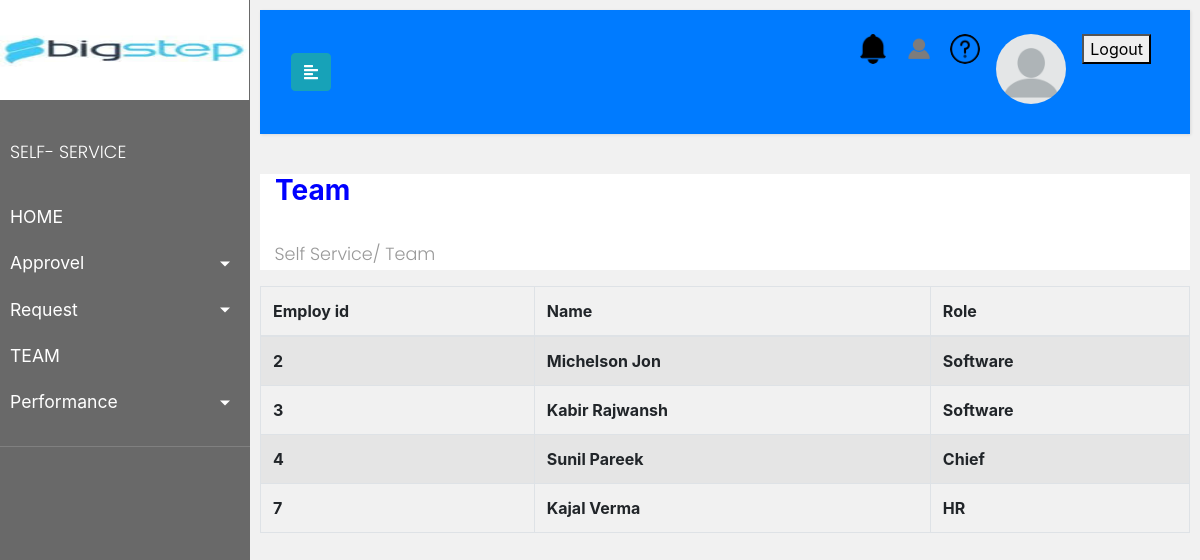
The app's page /Views/Team.php (signed in) with its own data.
### tables this page shows
CREATE TABLE `users_data` (
  `First_Name` varchar(25) NOT NULL,
  `Last_Name` varchar(25) NOT NULL,
  `Username` varchar(25) NOT NULL,
  `Father_Name` varchar(30) NOT NULL,
  `Mother_Name` varchar(30) NOT NULL,
  `City` varchar(20) NOT NULL,
  `State` varchar(20) NOT NULL,
  `Zip` int NOT NULL,
  `Mentor_Name` varchar(30) NOT NULL,
  `Email` varchar(40) NOT NULL,
  `Password` varchar(60) NOT NULL,
  `E_id` int NOT NULL,
  `M_id` int NOT NULL,
  `D_O_B` date NOT NULL,
  `D_O_J` date NOT NULL,
  `Gender` varchar(8) NOT NULL,
  `Role` varchar(15) NOT NULL,
  `Photo` blob NOT NULL,
  `Category` varchar(50) NOT NULL
);

### Views/Team.php (the view, shortened to what this page needs)
<!DOCTYPE html>
<html>
<head>
    <link rel="stylesheet" href="https://stackpath.bootstrapcdn.com/bootstrap/4.1.0/css/bootstrap.min.css"
>
    <link rel="stylesheet" href="../assests/css/toggle.css">
</head>
<body style="background: #f1f1f1;">
    <div class="wrapper">
        <nav id="sidebar">
            <h3><img src="../assests/images/bigstep.jpeg" style="width:249px;height:100px;" alt="Italian Trulli"></h3>
            <ul class="list-unstyled components">
                <p>SELF- SERVICE</p>
                <li>
                    <a href="toggle1.php" style="color:white;">HOME</a>
                </li>
                <li class="active">
                    <a href="#homeSubmenu" data-toggle="collapse" aria-expanded="false"
                        class="dropdown-toggle">Approvel</a>
                </li>
                <li>
                    <a href="#pageSubmenu" data-toggle="collapse" aria-expanded="false"
                        class="dropdown-toggle" style="color:white;">Request</a>
                        </li>
                    </ul>
                <li>
                    <a href="Team.php" style="color:white;">TEAM</a>
                </li>
                <li>
                    <a href="#pageSubmenu" data-toggle="collapse" aria-expanded="false"
                        class="dropdown-toggle" style="color:white;">Performance</a>
                </li>
        </nav>
        <div id="content">
            <nav class="navbar navbar-expand-lg py-3 navbar-light bg-primary">
                <div class="container-fluid">
                    <button type="button" id="sidebarCollapse" class="btn btn-info">
                        <i class="fas fa-align-left"></i>
                    </button>
                    <div class="collapse navbar-collapse" id="navbarSupportedContent">
                        <ul class="nav navbar-nav ml-auto">
                            <li class="nav-item active">
                                <a class="nav-link" href="#"><div class="user1" style="background-image:url('../assests/images/sound-bell.png')"></div></a>
                            </li>
                            <li class="nav-item">
                                <a class="nav-link" href="search.php"><div class="user1" style="background-image:url('../assests/images/profile-icon.png')"></div></a>
                            </li>
                            <li class="nav-item">
                                <a class="nav-link" href="../assests/images/help.png"><div class="user1" style="background-image:url('../assests/images/help.png')"></div></a>
                            </li>
                            <li class="nav-item">
                                <a class="nav-link" href="profie.php"><div class="user" style="background-image:url('../assests/images/profile-image1.png')"></div>
</a>
                            </li>
                             <li class="nav-item">
                                <a class="nav-link" href="logout.php"> <button type="submit"  name="button2">Logout</button></a>
                            </li>
                        </ul>
                    </div>
                </div>
            </nav>
            <div style="background-color: white">
<h3 style="color:blue;">&nbsp;&nbsp;<b>Team<b></b></h3><br>
<p>&nbsp;&nbsp;&nbsp;Self Service/&nbsp;Team</p>
</div>
<?php
if(isset($_SESSION['id'])){
  $id=$_SESSION['id'];
  require 'database.php';
  $sqlls = "SELECT M_id FROM users_data WHERE E_id='$id'";
      $results = $conn->query($sqlls);
      $row = $results->fetch_assoc();
      $mentor=$row["M_id"];
    $limit = 10;
    if (isset($_GET["page"])) {
        $page  = $_GET["page"];
        }
        else{
        $page=1;
        };
    $start_from = ($page-1) * $limit;
    $result = mysqli_query($conn,"SELECT * FROM users_data WHERE M_id='$mentor' LIMIT $start_from, $limit");
   }
?>
<!DOCTYPE html>
<html lang="en">
<head>
  <link rel="stylesheet" href="https://maxcdn.bootstrapcdn.com/bootstrap/4.0.0/css/bootstrap.min.css">
</head>
<body>
<table class="table table-bordered table-striped">
<thead>
<tr>
<th>Employ id</th>
<th>Name</th>
 <th>Role</th>
</tr>
<thead>
<tbody>
<?php
while ($row = mysqli_fetch_array($result)) {
?>
            <tr>
				<td><?php echo $row["E_id"]; ?></td>
				<td><?php echo $row["First_Name"]." ".$row["Last_Name"]; ?></td>
				<td><?php echo $row["Role"]; ?></td>
            </tr>
<?php
};
?>
</tbody>
</table>
</body>
</html>
</div>
    </div>
</body>
</html>

### assests/css/toggle.css (style rules this page uses)
body { font-family: 'Poppins', sans-serif; background: #fafafa; }
p { font-family: 'Poppins', sans-serif; font-size: 1.1em; font-weight: 300; line-height: 1.7em; color: #999; }
a, a:hover, a:focus { color: inherit; text-decoration: none; transition: all 0.3s; }
.navbar { padding: 15px 10px; background: #fff; border: none; border-radius: 0; margin-bottom: 40px; box-shadow: 1px 1px 3px rgba(0, 0, 0, 0.1); }
.wrapper { display: flex; width: 100%; align-items: stretch; }
#sidebar { min-width: 250px; max-width: 250px; background: dimgrey; color: #fff; transition: all 0.3s; }
#sidebar ul.components { padding: 20px 0; border-bottom: 1px solid grey; }
#sidebar ul p { color: #fff; padding: 10px; }
#sidebar ul li a { padding: 10px; font-size: 1.1em; display: block; }
#sidebar ul li.active>a, a[aria-expanded="true"] { color: #fff; background: dimgrey; }
a[data-toggle="collapse"] { position: relative; }
.dropdown-toggle::after { display: block; position: absolute; top: 50%; right: 20px; transform: translateY(-50%); }
#content { width: 100%; padding: 10px; min-height: 100vh; transition: all 0.3s; }
.user { display: inline-block; width: 70px; height: 70px; border-radius: 50%; background-repeat: no-repeat; background-position: center center; background-size: cover; }
.user1 { display: inline-block; width: 30px; height: 30px; border-radius: 50%; background-repeat: no-repeat; background-position: center center; background-size: cover; }

### records on screen
users_data: E_id "2", First_Name "Michelson", Last_Name "Jon", Role "Software"
users_data: E_id "3", First_Name "Kabir", Last_Name "Rajwansh", Role "Software"
users_data: E_id "4", First_Name "Sunil", Last_Name "Pareek", Role "Chief"
users_data: E_id "7", First_Name "Kajal", Last_Name "Verma", Role "HR"
